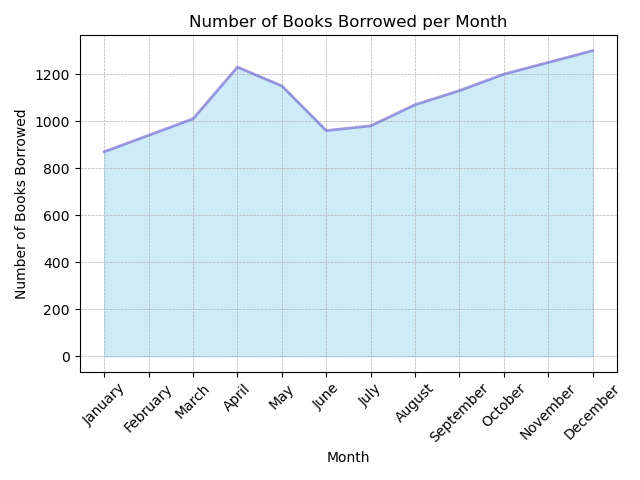

This chart was generated by the following Python code:

import matplotlib.pyplot as plt

# Given data
data = [
    {'Month': 'January', ' Number of Books Borrowed': 870},
    {'Month': 'February', ' Number of Books Borrowed': 940},
    {'Month': 'March', ' Number of Books Borrowed': 1010},
    {'Month': 'April', ' Number of Books Borrowed': 1230},
    {'Month': 'May', ' Number of Books Borrowed': 1150},
    {'Month': 'June', ' Number of Books Borrowed': 960},
    {'Month': 'July', ' Number of Books Borrowed': 980},
    {'Month': 'August', ' Number of Books Borrowed': 1070},
    {'Month': 'September', ' Number of Books Borrowed': 1130},
    {'Month': 'October', ' Number of Books Borrowed': 1200},
    {'Month': 'November', ' Number of Books Borrowed': 1250},
    {'Month': 'December', ' Number of Books Borrowed': 1300}
]

# Extracting the months and the corresponding numbers of books borrowed
months = [entry['Month'] for entry in data]
books_borrowed = [entry[' Number of Books Borrowed'] for entry in data]

# Creating the area chart
plt.fill_between(months, books_borrowed, color="skyblue", alpha=0.4)
plt.plot(months, books_borrowed, color="Slateblue", alpha=0.6, linewidth=2)

# Adding a title and labels
plt.title("Number of Books Borrowed per Month")
plt.xlabel("Month")
plt.ylabel("Number of Books Borrowed")

# Enhancing the visualization
plt.xticks(rotation=45)
plt.grid(True, which='both', linestyle='--', linewidth=0.5)
plt.tight_layout()

# Show the plot
plt.show()
